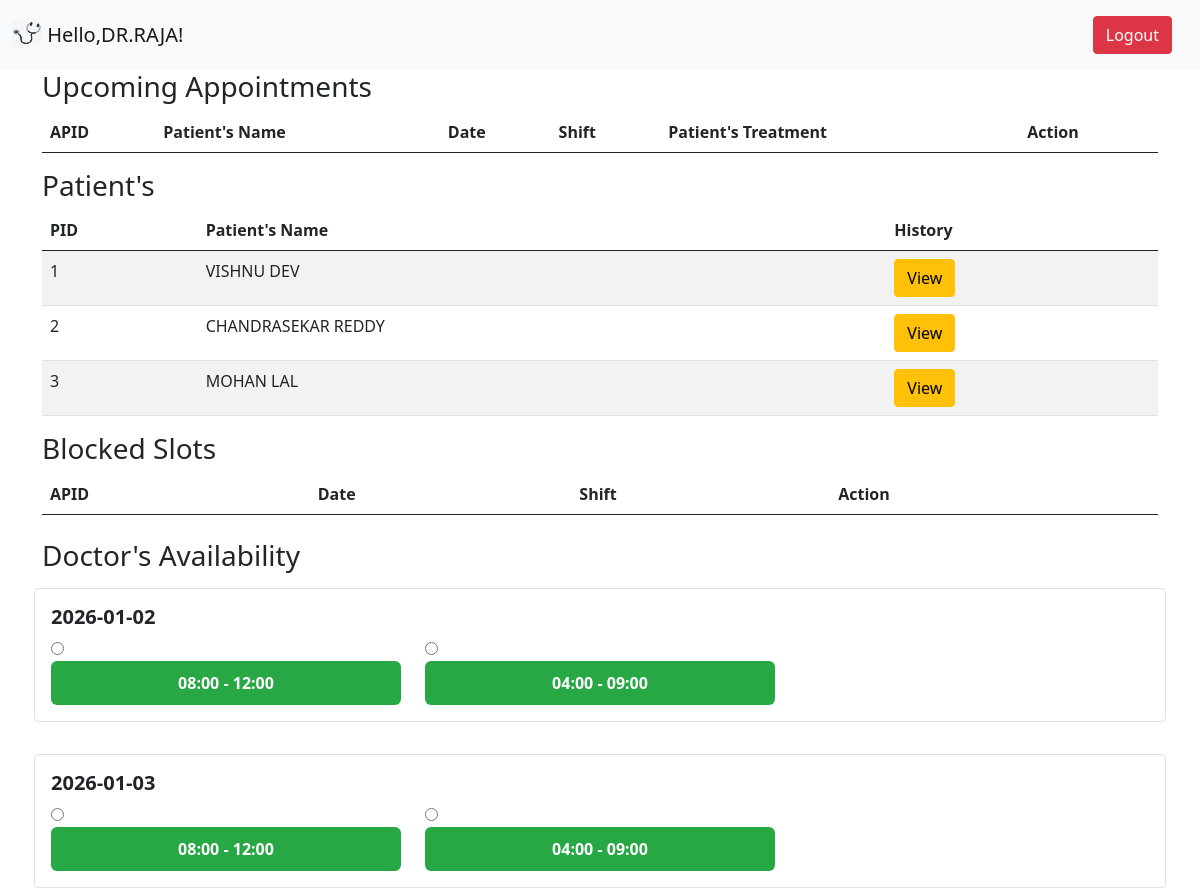
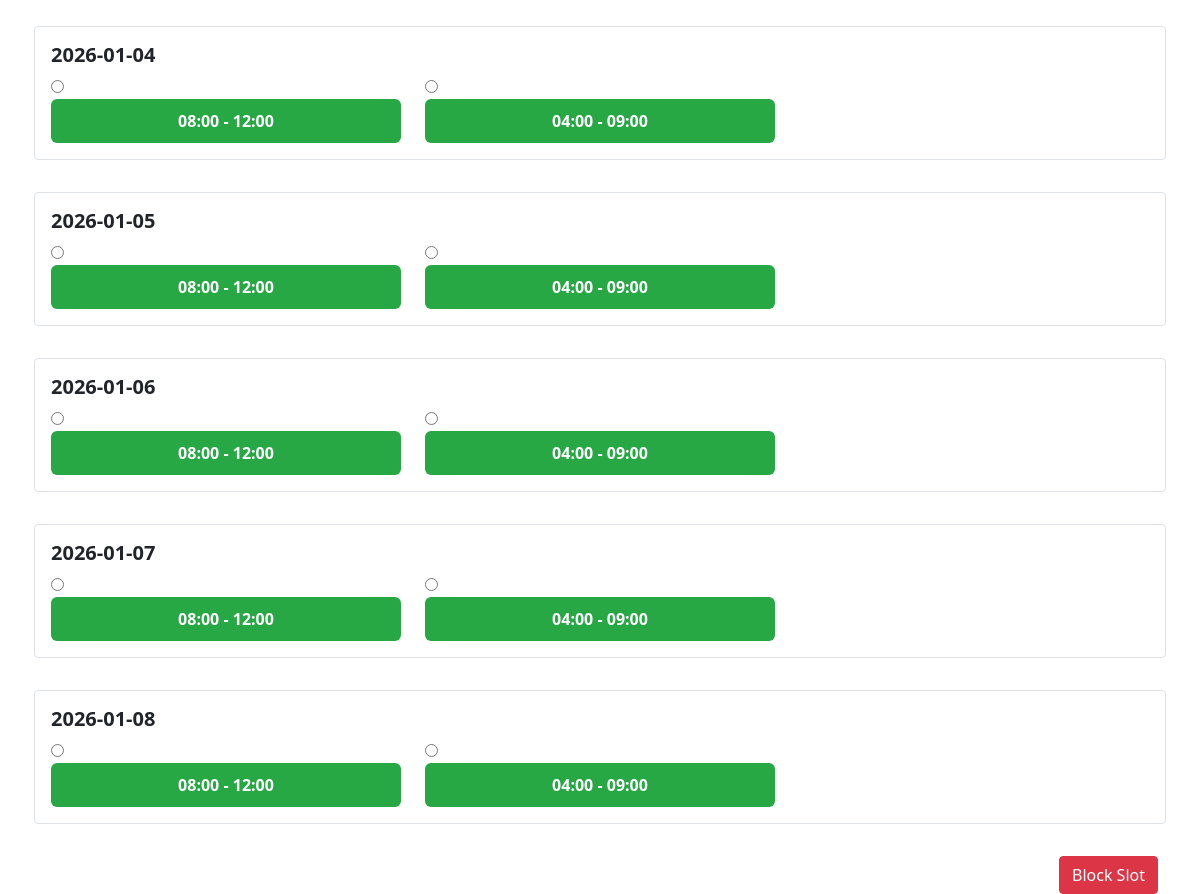
The page /docdash/1 (signed in) on the database its author committed (2 pictures, top to bottom).
### model.py (models this page shows)
class Doctor(db.Model):
    __tablename__ = "Doctor"
    did = db.Column(db.Integer, primary_key=True)
    username = db.Column(db.String, unique=True, nullable=False)
    password = db.Column(db.String, nullable=False)
    fname = db.Column(db.String, nullable=False)
    lname = db.Column(db.String, nullable=True)
    exp=db.Column(db.Integer,nullable=False)
    desc=db.Column(db.String,nullable=False)
    deptid = db.Column(db.Integer,db.ForeignKey('Dept.deptid'),nullable=False)
    blacklist = db.Column(db.Boolean, default=False)

class Patient(db.Model):
    __tablename__ = "Patient"
    pid = db.Column(db.Integer, primary_key=True)
    username = db.Column(db.String, unique=True, nullable=False)
    password = db.Column(db.String, nullable=False)
    fname = db.Column(db.String, nullable=False)
    lname = db.Column(db.String, nullable=True)
    age=db.Column(db.Integer,nullable=False)
    height=db.Column(db.Integer,nullable=True)
    weight=db.Column(db.Integer,nullable=True)
    blacklist = db.Column(db.Boolean, default=False)

### app.py (the view)
@app.route('/docdash/<int:did>',methods = ['GET','POST'])
def docdash(did):
    if session.get('role')=="Doctor" and session.get('user_id')==did:
        dates = [(datetime.now() + timedelta(days=i)).strftime('%Y-%m-%d') for i in range(7)]
        doc=Doctor.query.get(did)
        patients = Patient.query.all()
        appointments = Appointment.query.filter_by(did=did,blocked=False,completed=False).all()
        block = Appointment.query.filter_by(did=did).all()
        blocked=Appointment.query.filter_by(did=did,blocked=True).all()
        patient_dict = {pat.pid: f"{pat.fname} {pat.lname}" for pat in patients}
        blocked_slots = {f"{b.date.strftime('%Y-%m-%d')}|{b.shift}" for b in block}
        return render_template("docdash.html", doc=doc,patients=patients,appoinments=appointments,dates=dates,blocked_slots=blocked_slots,patient_dict=patient_dict,blocked=blocked)
    else:
            return redirect(url_for('index'))

### templates/docdash.html (shortened to what this page needs)
<!DOCTYPE html>
<html lang="en">
<head>
    <link href="https://cdn.jsdelivr.net/npm/bootstrap@5.0.2/dist/css/bootstrap.min.css" rel="stylesheet">
</head>
<body>
    <nav class="navbar navbar-light bg-light">
        <div class="container-fluid">
          <a class="navbar-brand" href="#">
            <img src="{{ url_for('static', filename='stethoscope.png') }}"
                     width="30" height="24" class="d-inline-block align-text-top">
            Hello,{{doc.fname| upper}}!
          </a>
          <a class="nav-link" href="{{ url_for('logout') }}">
            <button type="button" class="btn btn-danger">Logout</button>
            </a>
        </div>
    </nav>
        <div class="container">
            <h3>Upcoming Appointments</h3>
            <table class="table table-striped">
                <thead>
                <tr>
                    <th scope="col">APID</th>
                    <th scope="col">Patient's Name</th>
                    <th scope="col">Date</th>
                    <th scope="col">Shift</th>
                    <th scope="col">Patient's Treatment</th>
                    <th scope="col">Action</th>
                </tr>
                </thead>
            </table>
        </div>
        <div class="container">
            <h3>Patient's</h3>
            <table class="table table-striped">
                <thead>
                <tr>
                    <th scope="col">PID</th>
                    <th scope="col">Patient's Name</th>
                    <th scope="col">History</th>
                </tr>
                </thead>
                <tbody>
                    {% for pa in patients %}
                    <tr>
                        <td>{{ pa.pid }}</td>
                        <td>{{pa.fname|upper}} {{pa.lname|upper}}</td>
                        <td>
                            <form action="{{ url_for('patienthistory',pid=pa.pid) }}"  style="display:inline;">
                                <button class="btn btn-warning">View</button>
                            </form>
                        </td>
                    </tr>
                    {% endfor %}
                </tbody>
            </table>
        </div>
        <div class="container">
            <h3>Blocked Slots</h3>
            <table class="table table-striped">
                <thead>
                <tr>
                    <th scope="col">APID</th>
                    <th scope="col">Date</th>
                    <th scope="col">Shift</th>
                    <th scope="col">Action</th>
                </tr>
                </thead>
            </table>
        </div>
        {% set morning = "08:00 - 12:00" %}
        {% set evening = "04:00 - 09:00" %}
        <form action="{{ url_for('blockslot', did=doc.did) }}" method="POST">
        <div class="container mt-4">
            <h3 class="mb-3">Doctor's Availability</h3>
            <div class="row g-3">
                {% for d in dates %}
                <div class="col-md-12 mb-3 p-3 border rounded">
                    <h5 class="fw-bold">{{ d }}</h5>
                    <div class="row">
                        {% set slot_val = d ~ "|" ~ morning %}
                        <div class="col-md-4 slot-card">
                            <input
                                type="radio"
                                name="slot"
                                id="m{{ loop.index }}"
                                value="{{ slot_val }}"
                            >
                            <label
                                class="slot-btn {% if slot_val in blocked_slots %} slot-red {% else %} slot-green {% endif %}"
                                for="m{{ loop.index }}"
                            >
                                {{ morning }}
                            </label>
                        </div>
                        {% set slot_val = d ~ "|" ~ evening %}
                        <div class="col-md-4 slot-card">
                            <input
                                type="radio"
                                name="slot"
                                id="e{{ loop.index }}"
                                value="{{ slot_val }}"
                            >
                            <label
                                class="slot-btn {% if slot_val in blocked_slots %} slot-red {% else %} slot-green {% endif %}"
                                for="e{{ loop.index }}"
                            >
                                {{ evening }}
                            </label>
                        </div>
                    </div>
                </div>
                {% endfor %}
            </div>
            <div class="text-end mt-3">
                <button type="submit" class="btn btn-danger">Block Slot</button>
            </div>
        </div>
        </form>
</body>
</html>

### templates/docdash.html (style rules this page uses)
.slot-btn { display: block; padding: 10px; border-radius: 6px; text-align: center; font-weight: 600; cursor: pointer; }
.slot-green { background: #28a745; color: white; }

### rows shown on the page
Doctor: fname "DR.RAJA"
Patient: pid "1", fname "VISHNU", lname "DEV"
Patient: pid "2", fname "CHANDRASEKAR", lname "REDDY"
Patient: pid "3", fname "MOHAN", lname "LAL"

### other values the page prints
{{ d }} "2026-01-02" "2026-01-03" "2026-01-04" "2026-01-05" "2026-01-06" "2026-01-07" "2026-01-08"
{{ morning }} "08:00 - 12:00" "08:00 - 12:00" "08:00 - 12:00" "08:00 - 12:00" "08:00 - 12:00" "08:00 - 12:00" "08:00 - 12:00"
{{ evening }} "04:00 - 09:00" "04:00 - 09:00" "04:00 - 09:00" "04:00 - 09:00" "04:00 - 09:00" "04:00 - 09:00" "04:00 - 09:00"
